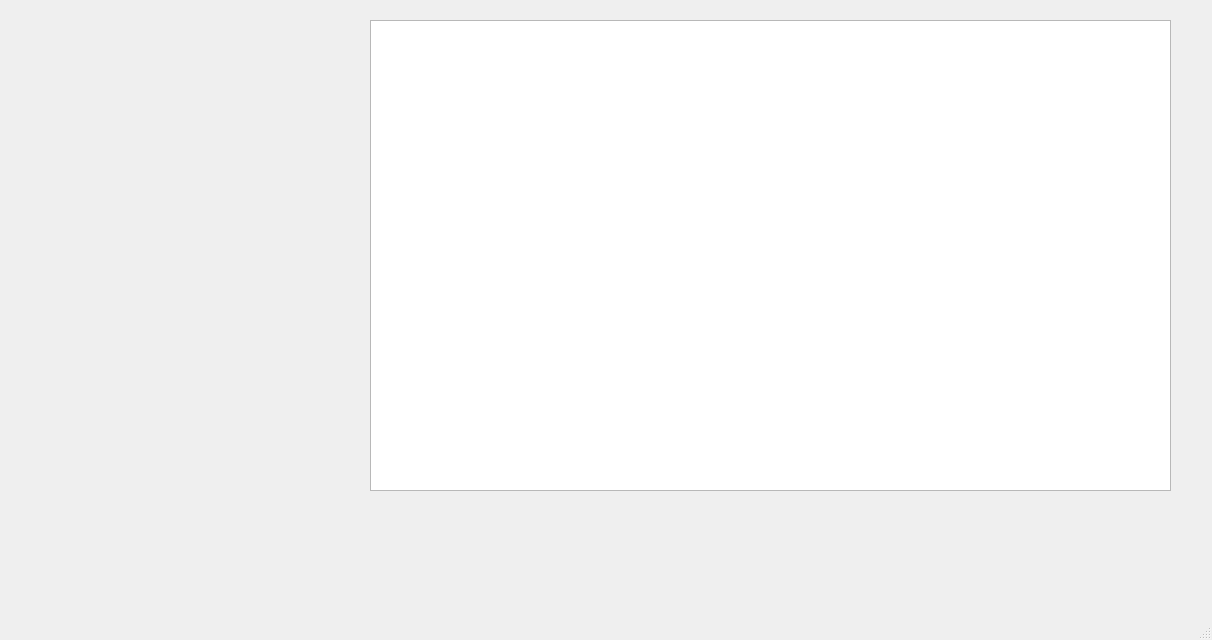
<?xml version="1.0" encoding="UTF-8"?>
<ui version="4.0">
 <class>MainWindow</class>
 <widget class="QMainWindow" name="MainWindow">
  <property name="geometry">
   <rect>
    <x>0</x>
    <y>0</y>
    <width>1212</width>
    <height>640</height>
   </rect>
  </property>
  <property name="windowTitle">
   <string>MainWindow</string>
  </property>
  <widget class="QWidget" name="centralwidget">
   <widget class="QTableWidget" name="tableWidget">
    <property name="geometry">
     <rect>
      <x>370</x>
      <y>20</y>
      <width>801</width>
      <height>471</height>
     </rect>
    </property>
   </widget>
   <widget class="QWidget" name="widget" native="true">
    <property name="geometry">
     <rect>
      <x>30</x>
      <y>20</y>
      <width>321</width>
      <height>471</height>
     </rect>
    </property>
   </widget>
  </widget>
  <widget class="QStatusBar" name="statusbar"/>
 </widget>
 <resources/>
 <connections/>
</ui>
